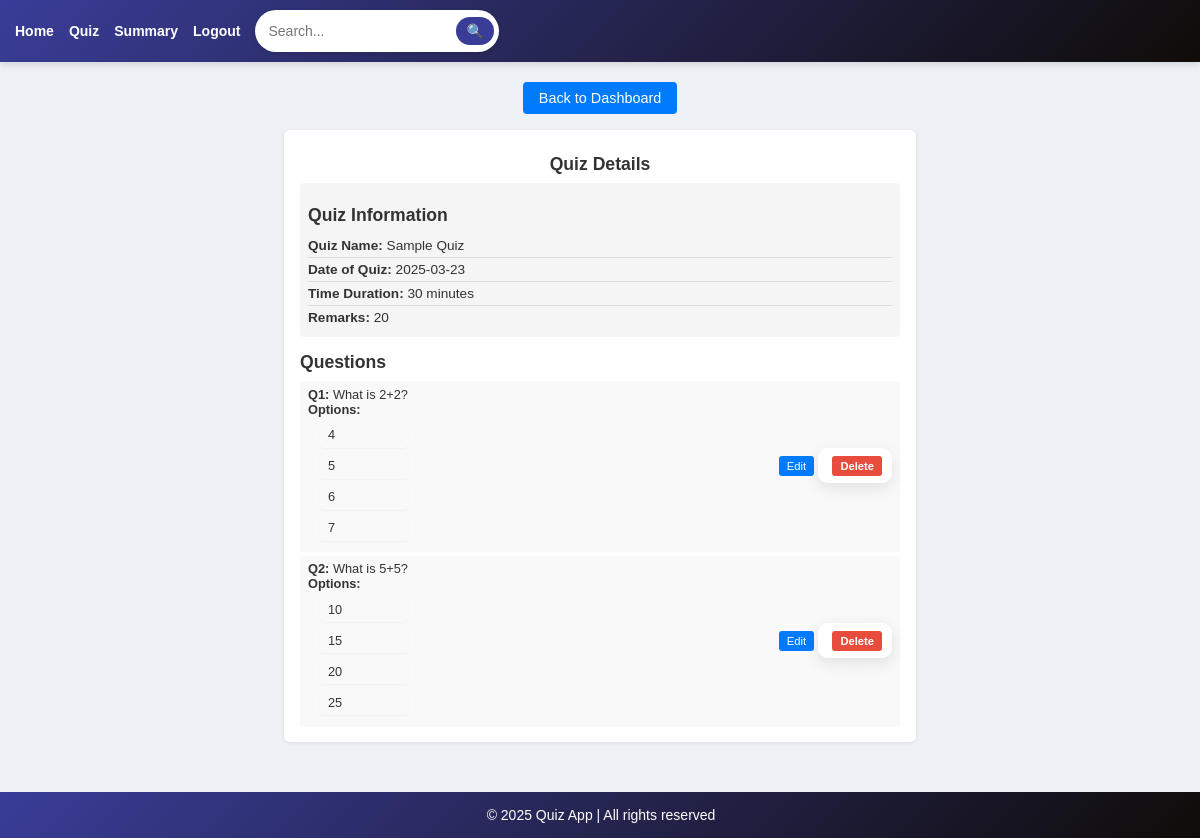
The app's page /quiz/1 with its own data.
### models.py (models this page shows, shortened)
class Quiz(db.Model):
    __tablename__ = 'quiz'
    id = db.Column(db.Integer, primary_key=True)
    chapter_id = db.Column(db.Integer, db.ForeignKey('chapters.id'), nullable=False)
    name = db.Column(db.String(225), unique=True, nullable=False)
    date_of_quiz = db.Column(db.Date, nullable=True)
    time_duration = db.Column(db.Integer, nullable=True)
    remarks = db.Column(db.String(255), nullable=True)
    chapter = db.relationship('Chapter', back_populates='quizzes')
    scores = db.relationship('Score', backref='quiz', lazy=True)

class Question(db.Model):
    __tablename__ = 'questions'
    id = db.Column(db.Integer, primary_key=True)
    question_statement = db.Column(db.String, nullable=False)
    option1 = db.Column(db.String, nullable=False)
    option2 = db.Column(db.String, nullable=False)
    option3 = db.Column(db.String, nullable=False)
    option4 = db.Column(db.String, nullable=False)
    correct_answer = db.Column(db.String, nullable=False)
    chapter_id = db.Column(db.Integer, db.ForeignKey('chapters.id'), nullable=False)
    chapter = db.relationship("Chapter", back_populates="questions")

### app.py (the view)
@app.route('/quiz/<int:quiz_id>', methods=['GET'])
def view_quiz(quiz_id):
    quiz = Quiz.query.filter_by(id=quiz_id).first()
    if not quiz:
        return "Quiz not found", 404
    questions = Question.query.filter_by(chapter_id=quiz.chapter_id).all()
    return render_template('view_quiz.html', quiz=quiz, questions=questions)

### templates/view_quiz.html (shortened to what this page needs)
{% extends 'base.html' %}
{% block content %}
<div class="text-center">
    <a href="{{ url_for('admin_dashboard') }}" class="btn btn-primary">Back to Dashboard</a>
</div>
<div class="container">
    <h1 class="text-center">Quiz Details</h1>
    <div class="quiz-details">
        <h2>Quiz Information</h2>
        <ul>
            <li><strong>Quiz Name:</strong> {{ quiz.name }}</li>
            <li><strong>Date of Quiz:</strong> {{ quiz.date_of_quiz }}</li>
            <li><strong>Time Duration:</strong> {{ quiz.time_duration }} minutes</li>
            <li><strong>Remarks:</strong> {{ quiz.remarks }}</li>
        </ul>
    </div>
    <h2>Questions</h2>
    <div class="questions-list">
        <ul>
            {% for question in questions %}
                <li>
                    <div>
                        <strong>Q{{ loop.index }}:</strong> {{ question.question_statement }}<br>
                        <strong>Options:</strong>
                        <ul>
                            <li>{{ question.option1 }}</li>
                            <li>{{ question.option2 }}</li>
                            <li>{{ question.option3 }}</li>
                            <li>{{ question.option4 }}</li>
                        </ul>
                    </div>
                    <div>
                        <a href="{{ url_for('edit_question', question_id=question.id) }}" class="btn-sm btn-warning">Edit</a>
                        <form method="POST" action="{{ url_for('delete_question', question_id=question.id) }}" style="display: inline;">
                            <button type="submit" class="btn-sm btn-danger" onclick="return confirm('Delete this question?');">Delete</button>
                        </form>
                    </div>
                </li>
            {% endfor %}
        </ul>
    </div>
</div>
{% endblock %}

### templates/base.html (style rules this page uses)
form { background: white; padding: 10px; border-radius: 10px; box-shadow: 0px 5px 15px rgba(0, 0, 0, 0.1); }
button { font-size: 14px; font-weight: bold; padding: 8px 12px; }
body { font-family: 'Poppins', Arial, sans-serif; margin: 0; padding: 0; background-color: #eef1f6; color: #333; }

### templates/view_quiz.html (style rules this page uses)
.container { max-width: 600px; margin: 1rem auto; background: #fff; border-radius: 6px; padding: 0.75rem 1rem; box-shadow: 0 1px 4px rgba(0, 0, 0, 0.08); text-align: left; }
.container h1, .container h2 { color: #333; margin-bottom: 0.5rem; font-size: 1.1rem; }
.quiz-details { background-color: #f5f5f5; padding: 0.5rem; border-radius: 4px; margin-bottom: 0.75rem; }
.quiz-details ul { list-style: none; padding: 0; margin: 0; }
.quiz-details li { padding: 0.25rem 0; border-bottom: 1px solid #ddd; font-size: 0.85rem; }
.quiz-details li:last-child { border-bottom: none; }
.questions-list ul { list-style: none; padding: 0; margin: 0; }
.questions-list li { background: #f9f9f9; margin-bottom: 0.3rem; padding: 0.35rem 0.5rem; border-radius: 4px; box-shadow: 0 1px 2px rgba(0, 0, 0, 0.04); font-size: 0.8rem; display: flex; align-items: center; justify-content: space-between; }
.questions-list li ul { list-style: disc; padding-left: 0.75rem; margin: 0.3rem 0 0 0; }
.btn-sm { display: inline-block; padding: 0.25rem 0.5rem; font-size: 0.7rem; border: none; border-radius: 3px; cursor: pointer; text-decoration: none; margin-left: 0.3rem; }
.btn-warning { background-color: #007BFF; color: #fff; transition: background-color 0.3s ease; }
.btn-danger { background-color: #e74c3c; color: #fff; transition: background-color 0.3s ease; }
.text-center { text-align: center; }
.btn { display: inline-block; padding: 0.5rem 1rem; background-color: #007BFF; color: #fff; text-decoration: none; border-radius: 4px; transition: background-color 0.3s ease; font-size: 0.9rem; }

### records on screen
Quiz: name "Sample Quiz", date_of_quiz "2025-03-23", time_duration "30", remarks "20"
Question: question_statement "What is 2+2?", option1 "4", option2 "5", option3 "6", option4 "7"
Question: question_statement "What is 5+5?", option1 "10", option2 "15", option3 "20", option4 "25"
